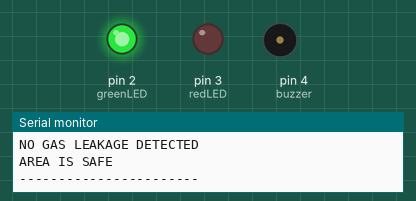
This sketch was run on a simulated Arduino Uno, built with avr-gcc and run on an emulated ATmega328P. Shown: output pins drawn as LEDs (lit = HIGH), buzzer (waves = sounding, pin HIGH), the last lines printed to the serial monitor.

Above: at 1.5 s.
At 4.5 s:
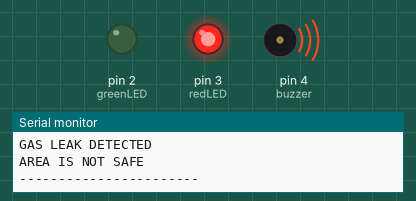
Timing chart, 0 to 7.8 s (numbered marks = the images above):
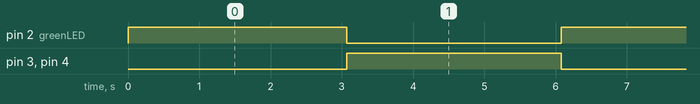

Measured:
- by itself, pin 2 (greenLED), pin 3 (redLED), pin 4 (buzzer): alternates HIGH for 3.0 s and LOW for 3.0 s

The sketch:

Day_06_Smart_Gas_Leakage_Detector.ino
```cpp
// Day 06 - Smart Gas Leakage Detector Demo

const int greenLED = 2;
const int redLED = 3;
const int buzzer = 4;

void setup() {
  pinMode(greenLED, OUTPUT);
  pinMode(redLED, OUTPUT);
  pinMode(buzzer, OUTPUT);

  Serial.begin(9600);

  Serial.println("SMART GAS LEAKAGE DETECTOR");
  Serial.println("=========================");
}

void loop() {

  // SAFE CONDITION
  digitalWrite(greenLED, HIGH);
  digitalWrite(redLED, LOW);
  digitalWrite(buzzer, LOW);

  Serial.println("SAFE CONDITION");
  Serial.println("NO GAS LEAKAGE DETECTED");
  Serial.println("AREA IS SAFE");
  Serial.println("-----------------------");

  delay(3000);

  // GAS LEAK DETECTED
  digitalWrite(greenLED, LOW);
  digitalWrite(redLED, HIGH);
  digitalWrite(buzzer, HIGH);

  Serial.println("WARNING!");
  Serial.println("GAS LEAK DETECTED");
  Serial.println("AREA IS NOT SAFE");
  Serial.println("-----------------------");

  delay(3000);
}
```
